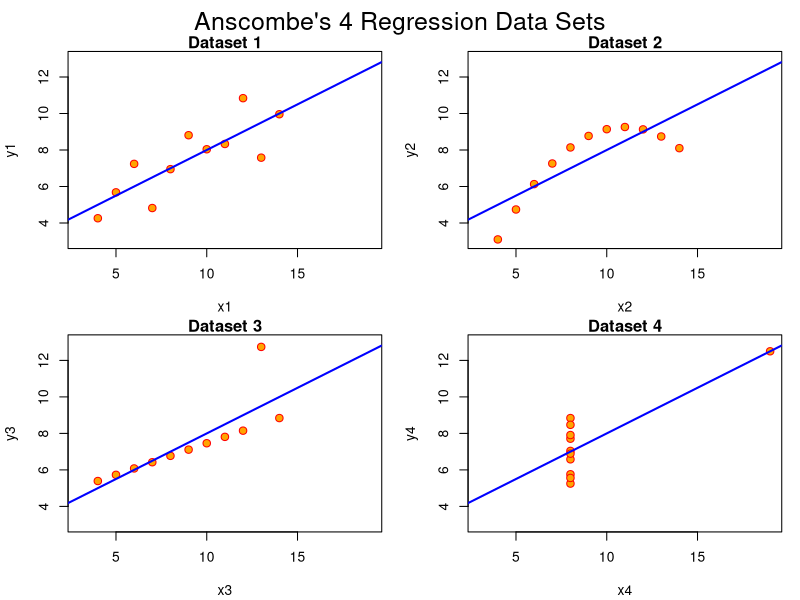

Source code (R):
## ---- chunk 1
#| label: load-data

# Load Anscombe's data
data(anscombe)
summary(anscombe)
## ---- chunk 2
#| label: build-models

# Create four model objects
lm1 <- lm(y1 ~ x1, data=anscombe)
lm2 <- lm(y2 ~ x2, data=anscombe)
lm3 <- lm(y3 ~ x3, data=anscombe)
lm4 <- lm(y4 ~ x4, data=anscombe)

# Compare model coefficients
ff <- y ~ x
mods <- setNames(as.list(1:4), paste0("lm", 1:4))

for(i in 1:4) {
  ff[2:3] <- lapply(paste0(c("y","x"), i), as.name)
  mods[[i]] <- lmi <- lm(ff, data = anscombe)
}

# Show coefficients are identical
sapply(mods, coef)
## ---- chunk 3
#| label: anscombe-plots
#| fig-width: 10
#| fig-height: 8
#| fig-cap: "Anscombe's Quartet: Four datasets with identical summary statistics but very different patterns"

# Set up plotting layout
op <- par(mfrow = c(2, 2), mar = 0.1+c(4,4,1,1), oma = c(0, 0, 2, 0))

# Plot all four datasets with regression lines
for(i in 1:4) {
  ff[2:3] <- lapply(paste0(c("y","x"), i), as.name)
  plot(ff, data = anscombe, col = "red", pch = 21, bg = "orange", cex = 1.2,
       xlim = c(3, 19), ylim = c(3, 13),
       main = paste("Dataset", i))
  abline(mods[[i]], col = "blue", lwd = 2)
}
mtext("Anscombe's 4 Regression Data Sets", outer = TRUE, cex = 1.5)
par(op)
